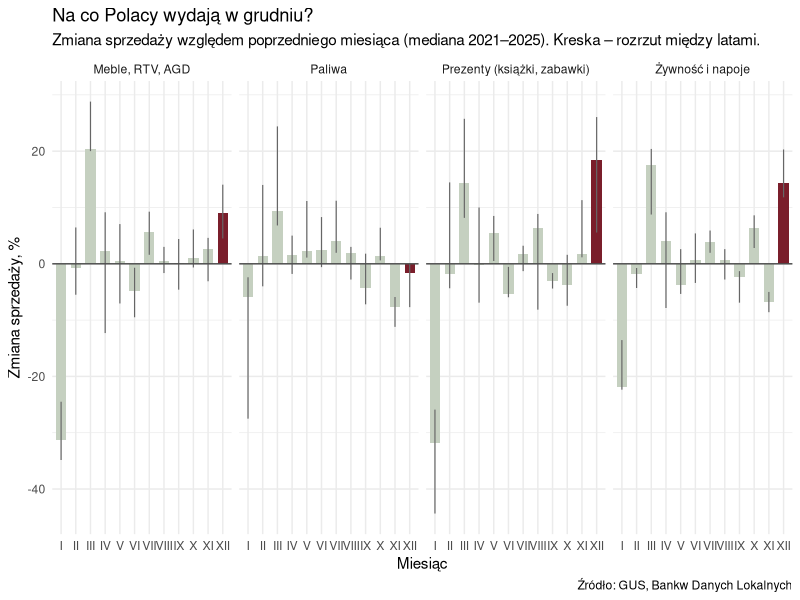

R code for this plot:

### wczytanie danych

library(dplyr)
library(tidyr)
library(ggplot2)

retail <- read.csv("data/raw/retail_raw.csv",
                   sep = ";",
                   fileEncoding = "UTF-8")


kategorie <- c("furniture, radio, TV and household appliances", 
               "food, beverages and tobacco products",
               "newspapers, books, other sale in specialized stores", 
               "solid, liquid and gaseous fuels")


# usuwamy 2020 i 2026 rok, wybieramy potrzebne kolumny, wybieramy 4 kategorii dla 4 podwykresow,
# usuwamy schowane dane
retail <- retail %>% filter(Year %in% c(2021:2025)) %>% 
      select(Name, Months, Activity.types, Year, Value) %>%
      filter(Activity.types %in% kategorie) %>%
      filter(Value != 0)

cala_polska <-retail %>% 
  group_by(Activity.types, Year, Months) %>%
  summarise(Value = median(Value), .groups = "drop" )
  
wynik <- cala_polska %>%
  group_by(Activity.types, Months) %>%
  summarise(mediana = median(Value) - 100,
            min = min(Value) - 100,
            max = max(Value) - 100,
            .groups = "drop" )
wynik <- wynik %>%
  mutate(Months = factor(Months, levels = month.name))

wynik <- wynik %>%
  mutate(Activity.types = recode(Activity.types,
                                 "food, beverages and tobacco products"                = "Żywność i napoje",
                                 "newspapers, books, other sale in specialized stores" = "Prezenty (książki, zabawki)",
                                 "furniture, radio, TV and household appliances"       = "Meble, RTV, AGD",
                                 "solid, liquid and gaseous fuels"                     = "Paliwa"))


ggplot(wynik, aes(x = Months, y = mediana, fill = Months == "December")) +
  geom_col(width = 0.7) +
  facet_wrap(~ Activity.types, nrow = 1) +
  geom_linerange(aes(ymin = min, ymax = max), colour = "grey40", linewidth = 0.4)+
  geom_hline(yintercept = 0, colour = "grey30") +
  scale_fill_manual(values = c("FALSE" = "#C5D0C0", "TRUE" = "#7A1E2B"),
                 guide = "none")+
  scale_x_discrete(labels = c("I","II","III","IV","V","VI",
                                "VII","VIII","IX","X","XI","XII")) +
  labs(title    = "Na co Polacy wydają w grudniu?",
         subtitle = "Zmiana sprzedaży względem poprzedniego miesiąca (mediana 2021–2025). Kreska – rozrzut między latami.",
         x = "Miesiąc",
         y = "Zmiana sprzedaży, %",
         caption = "Źródło: GUS, Bankw Danych Lokalnych")+
          
  theme_minimal()
  



podglad <- retail %>%
  pivot_wider(names_from = Year, values_from = Value)
